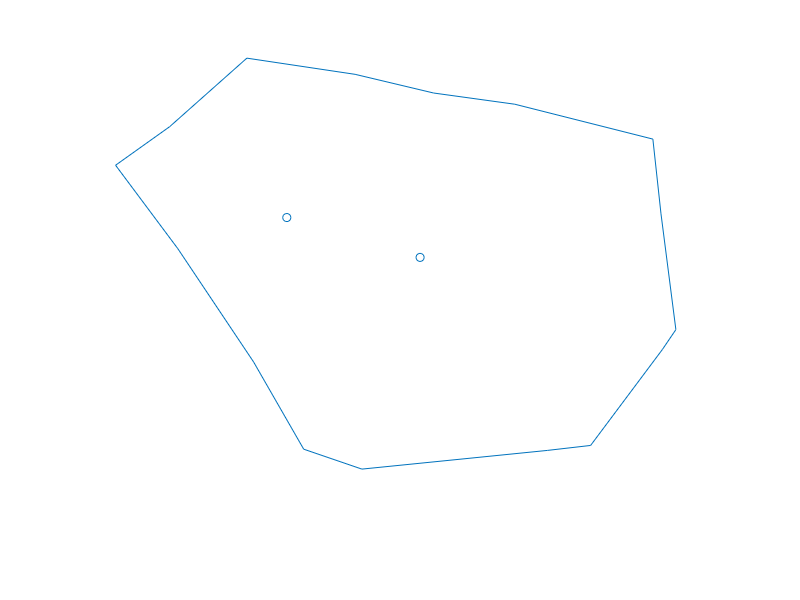

MATLAB code for this plot:

envelop=[162.7321	297.9601
134.4641	244.4801
91.6800	174.9561
56.5360	123.7680
87.0960	100.0840
130.6441	58.0640
191.7641	67.9960
236.0761	79.4560
281.9161	86.3320
359.8441	107.7240
364.4281	153.5641
372.8321	224.6161
365.1921	236.8401
324.7001	295.6681
300.2521	298.7241
195.5841	310.1841];

envelop=[envelop;envelop(1,:)];
envelop(:,2)=-envelop(:,2);

centroid=[153.1821	155.8561
228.4361	180.3041];

centroid(:,2)=-centroid(:,2);

figure;plot(envelop(:,1),envelop(:,2));
hold on;
scatter(centroid(:,1),centroid(:,2),'or');
hold off;
axis off;
alpha=1;
